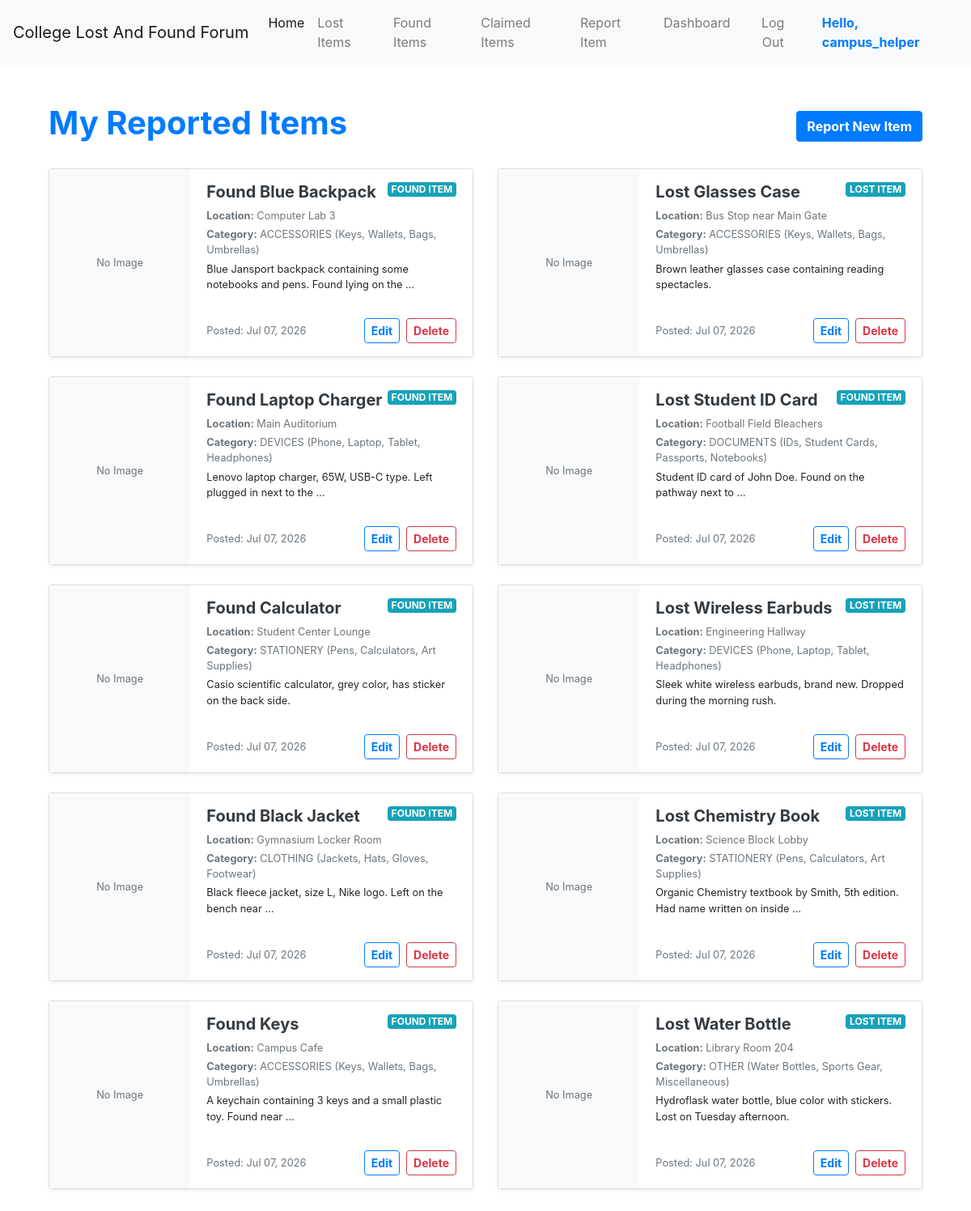
Screenshot of /dashboard/ (signed in) with the database file from the repository.
### lost_found/models.py (models this page shows)
class Item(models.Model):
    title = models.CharField(max_length=200)
    location = models.CharField(max_length=200)
    description = models.TextField()
    catagories = models.CharField(
        max_length=3,
        choices=ctg,
        default='Oth'
    )
    status= models.CharField(
        max_length=3,
        choices=stat,
        default="L"
    )
    image = models.ImageField(upload_to="lostitems/", blank=True, null=True)
    created_at = models.DateTimeField(auto_now_add=True)
    user = models.ForeignKey(settings.AUTH_USER_MODEL, on_delete=models.CASCADE)
    claimed_by = models.ForeignKey(settings.AUTH_USER_MODEL, on_delete=models.SET_NULL, null=True, blank=True, related_name='claimed_items')

### lost_found/views.py (the view)
# urls.py: path("dashboard/", views.dashboard, name="dashboard"),
@login_required
def dashboard(request):
    items = Item.objects.filter(user=request.user).order_by('-created_at')
    return render(request, "dashboard.html", context={'items': items})

### lost_found/templates/dashboard.html (shortened to what this page needs)
{% extends "base.html" %}
{% block content %}
<div class="container my-5">
    <div class="d-flex justify-content-between align-items-center mb-4">
        <h1 class="text-primary font-weight-bold">My Reported Items</h1>
        <a href="{% url 'Lost Item Registration' %}" class="btn btn-primary font-weight-bold">Report New Item</a>
    </div>
    <div class="row">
        {% for item in items %}
            <div class="col-md-6 mb-4">
                <div class="card shadow-sm h-100">
                    <div class="row no-gutters h-100">
                        <div class="col-sm-4 bg-light d-flex align-items-center justify-content-center" style="min-height: 120px;">
                            {% if item.image %}
                                <img src="{{ item.image.url }}" class="img-fluid rounded-left w-100 h-100" style="object-fit: cover;" alt="{{ item.title }}">
                            {% else %}
                                <span class="text-muted small">No Image</span>
                            {% endif %}
                        </div>
                        <div class="col-sm-8 d-flex flex-column">
                            <div class="card-body py-3">
                                <div class="d-flex justify-content-between align-items-start mb-2">
                                    <h5 class="card-title mb-0 font-weight-bold text-dark">{{ item.title }}</h5>
                                    <span class="badge badge-info">{{ item.get_status_display }}</span>
                                </div>
                                <p class="card-text text-muted mb-1 small"><strong>Location:</strong> {{ item.location }}</p>
                                <p class="card-text text-muted mb-1 small"><strong>Category:</strong> {{ item.get_catagories_display }}</p>
                                <p class="card-text mb-3 small">{{ item.description|truncatewords:12 }}</p>
                            </div>
                            <div class="card-footer bg-white border-top-0 pt-0 pb-3 d-flex justify-content-between align-items-center mt-auto">
                                <small class="text-muted">Posted: {{ item.created_at|date:"M d, Y" }}</small>
                                <div class="btn-group">
                                    <a href="{% url 'edit item' item.id %}" class="btn btn-sm btn-outline-primary mr-2 rounded font-weight-bold">Edit</a>
                                    <form action="{% url 'delete item' item.id %}" method="POST" onsubmit="return confirm('Are you sure you want to delete this item?');" class="d-inline">
                                        <button type="submit" class="btn btn-sm btn-outline-danger rounded font-weight-bold">Delete</button>
                                    </form>
                                </div>
                            </div>
                        </div>
                    </div>
                </div>
            </div>
        {% endfor %}
    </div>
</div>
{% endblock %}

### lost_found/templates/base.html (shortened to what this page needs)
<!DOCTYPE html>
<html lang="en">
  <head>
    <link rel="stylesheet" href="https://stackpath.bootstrapcdn.com/bootstrap/4.3.1/css/bootstrap.min.css"  rel="stylesheet" />
  </head>
  <body>
    <nav class="navbar navbar-expand-lg navbar-light bg-light">
      <a class="navbar-brand" href="{% url 'home' %}">College Lost And Found Forum</a>
      <div class="collapse navbar-collapse" id="navbarNav">
        <ul class="navbar-nav">
  <li class="nav-item active">
    <a class="nav-link" href="{% url 'home' %}">Home</a>
  </li>
  <li class="nav-item">
      <a class="nav-link" href="{% url 'Lost Items' %}">Lost Items</a>
    </li>
  <li class="nav-item">
      <a class="nav-link" href="{% url 'Found Items' %}">Found Items</a>
    </li>
  <li class="nav-item">
      <a class="nav-link" href="{% url 'Claimed Items' %}">Claimed Items</a>
    </li>
  {% if user.is_authenticated %}
    <li class="nav-item">
      <a class="nav-link" href="{% url 'Lost Item Registration' %}">Report Item</a>
    </li>
    <li class="nav-item">
      <a class="nav-link" href="{% url 'dashboard' %}">Dashboard</a>
    </li>
    <li class="nav-item">
  <form action="{% url 'logout' %}" method="POST" class="form-inline d-inline">
    <button type="submit" class="btn btn-link nav-link" style="display: inline; border: none; background: none; margin: 0; padding: 8px 15px;">
      Log Out
    </button>
  </form>
</li>
    <span class="navbar-text ml-lg-3 text-primary font-weight-bold">
      Hello, {{ user.username }}
    </span>
  {% endif %}
</ul>
      </div>
    </nav>
    <div class="container">{% block content %} {% endblock %}</div>
  </body>
</html>

### rows the page displays
Item: image "No Image", title "Found Blue Backpack", status "FOUND ITEM", location "Computer Lab 3", catagories "ACCESSORIES (Keys, Wallets, Bags, Umbrellas)", description "Blue Jansport backpack containing some notebooks and pens. Found lying on the …", created_at "Jul 07, 2026"
Item: image "No Image", title "Lost Glasses Case", status "LOST ITEM", location "Bus Stop near Main Gate", catagories "ACCESSORIES (Keys, Wallets, Bags, Umbrellas)", description "Brown leather glasses case containing reading spectacles.", created_at "Jul 07, 2026"
Item: image "No Image", title "Found Laptop Charger", status "FOUND ITEM", location "Main Auditorium", catagories "DEVICES (Phone, Laptop, Tablet, Headphones)", description "Lenovo laptop charger, 65W, USB-C type. Left plugged in next to the …", created_at "Jul 07, 2026"
Item: image "No Image", title "Lost Student ID Card", status "FOUND ITEM", location "Football Field Bleachers", catagories "DOCUMENTS (IDs, Student Cards, Passports, Notebooks)", description "Student ID card of John Doe. Found on the pathway next to …", created_at "Jul 07, 2026"
Item: image "No Image", title "Found Calculator", status "FOUND ITEM", location "Student Center Lounge", catagories "STATIONERY (Pens, Calculators, Art Supplies)", description "Casio scientific calculator, grey color, has sticker on the back side.", created_at "Jul 07, 2026"
Item: image "No Image", title "Lost Wireless Earbuds", status "LOST ITEM", location "Engineering Hallway", catagories "DEVICES (Phone, Laptop, Tablet, Headphones)", description "Sleek white wireless earbuds, brand new. Dropped during the morning rush.", created_at "Jul 07, 2026"
Item: image "No Image", title "Found Black Jacket", status "FOUND ITEM", location "Gymnasium Locker Room", catagories "CLOTHING (Jackets, Hats, Gloves, Footwear)", description "Black fleece jacket, size L, Nike logo. Left on the bench near …", created_at "Jul 07, 2026"
Item: image "No Image", title "Lost Chemistry Book", status "LOST ITEM", location "Science Block Lobby", catagories "STATIONERY (Pens, Calculators, Art Supplies)", description "Organic Chemistry textbook by Smith, 5th edition. Had name written on inside …", created_at "Jul 07, 2026"
Item: image "No Image", title "Found Keys", status "FOUND ITEM", location "Campus Cafe", catagories "ACCESSORIES (Keys, Wallets, Bags, Umbrellas)", description "A keychain containing 3 keys and a small plastic toy. Found near …", created_at "Jul 07, 2026"
Item: image "No Image", title "Lost Water Bottle", status "LOST ITEM", location "Library Room 204", catagories "OTHER (Water Bottles, Sports Gear, Miscellaneous)", description "Hydroflask water bottle, blue color with stickers. Lost on Tuesday afternoon.", created_at "Jul 07, 2026"

### other values shown
{{ user.username }} "campus_helper"
